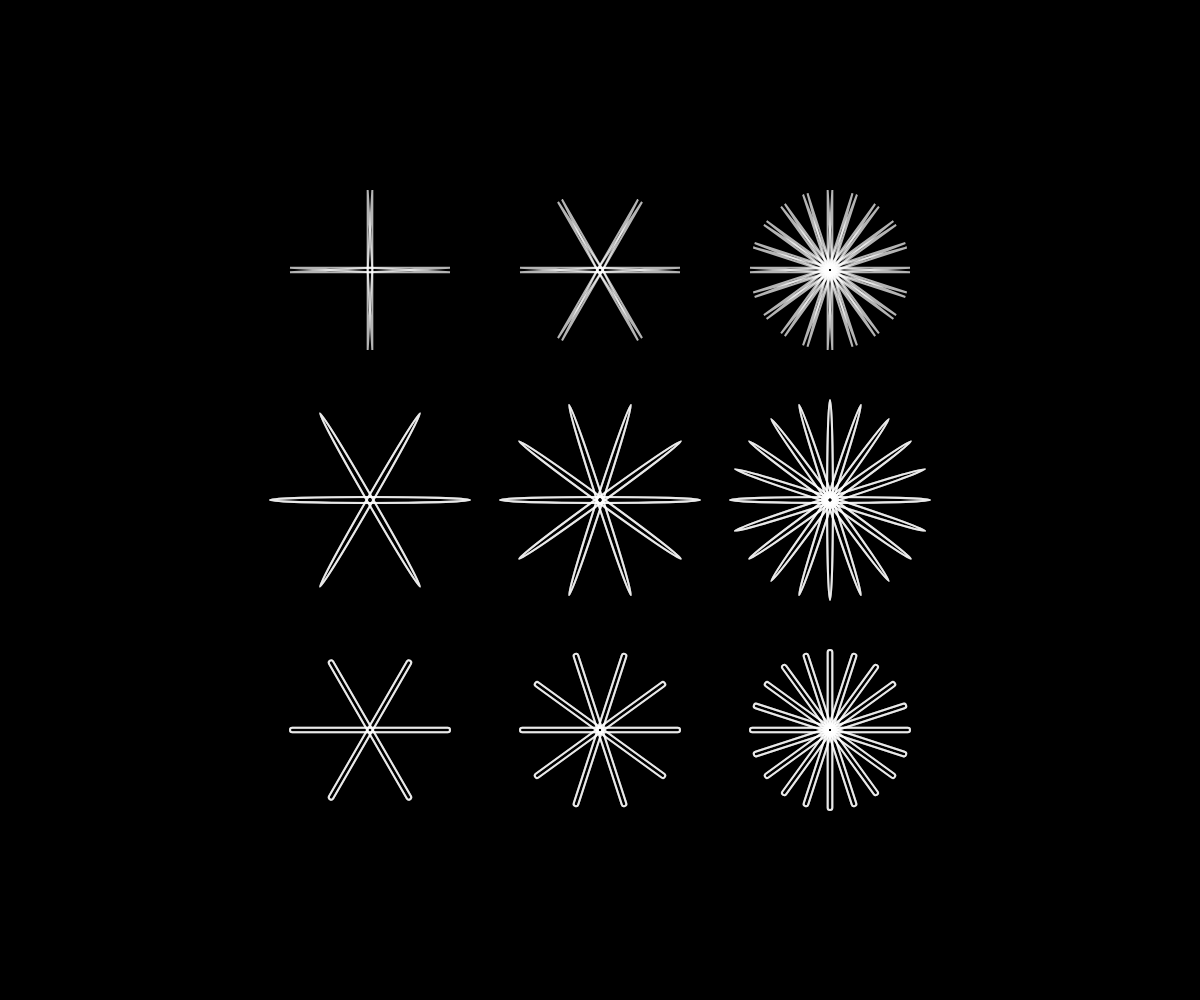
Frame 1 (no input)
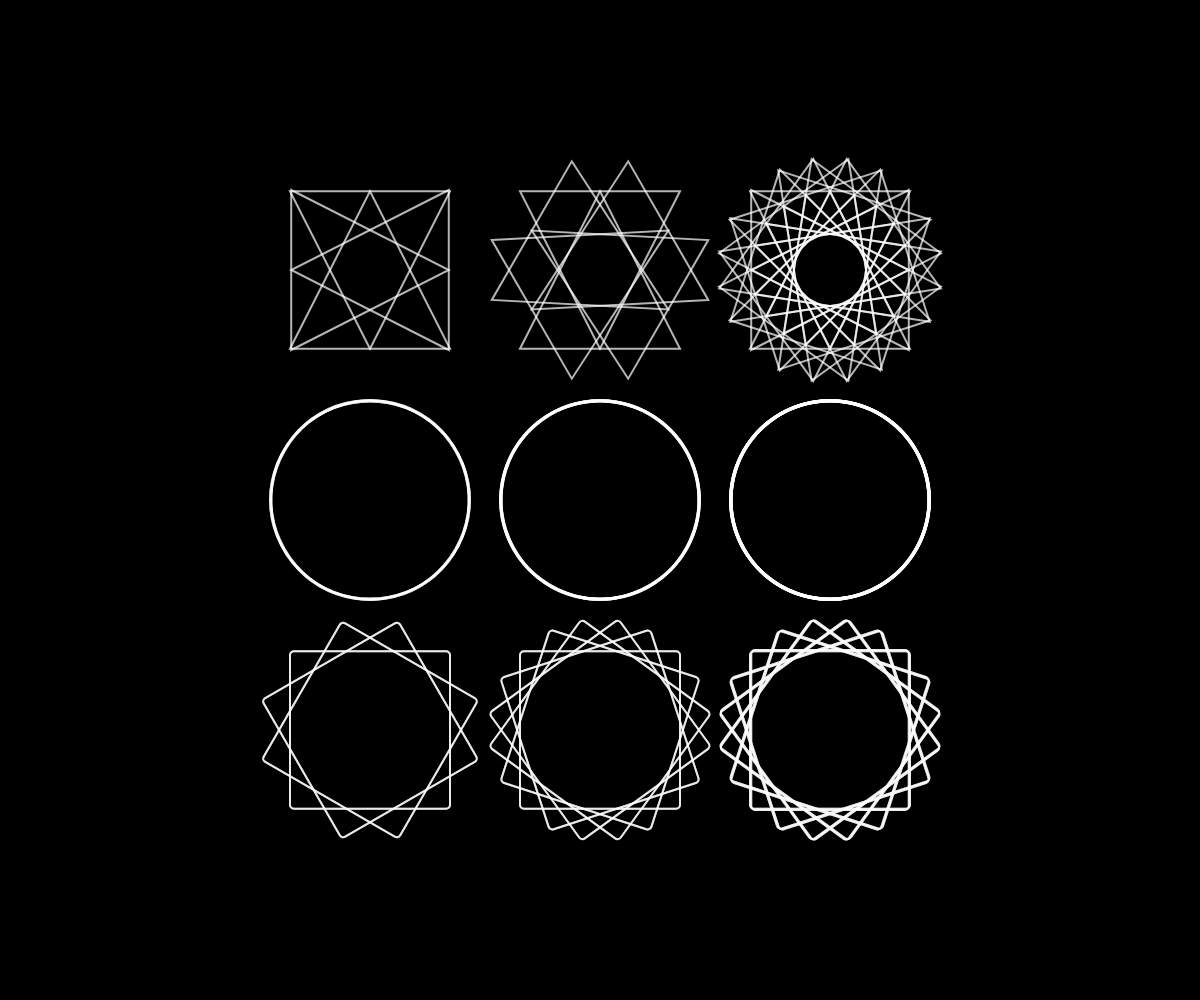
Frame 60 (no input)
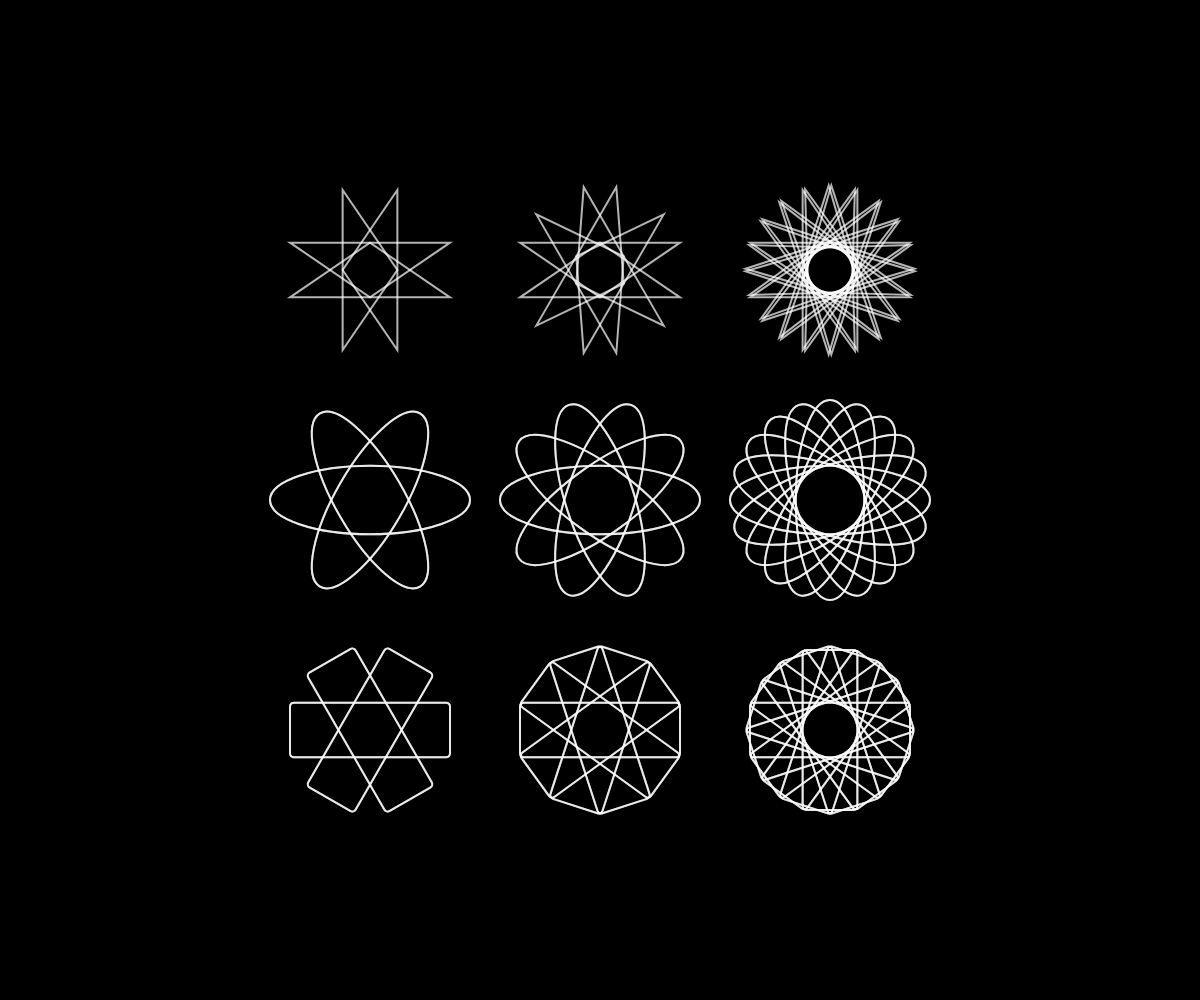
Frame 120 (the mouse pressed at the canvas centre since frame 60)

The p5.js sketch that drew these frames (run headless with seeded random() and noise() and a simulated clock; from frame 60 on, the mouse is pressed at the canvas centre):

// p5.js sketch
// ── sketch.js
let W, H, geom;
let angle = 0;
let speed = 10;
let siz = 200 //shape size
let gap = 30 // space between shapes

function setup() {
  W = windowWidth, H=windowHeight
  angleMode(DEGREES);
  rectMode(CENTER);
  createCanvas(W, H);
  geom = new Geom()
}

function draw() {
  background(0);
  translate(W/2, H/2)
  fill(0,0);
  stroke(255,180);
  strokeWeight(2);
  //-----
  //TOP ROW
  //shape left
  push();
  translate(-siz-gap,-siz-gap)
  for (let i = 0; i < 4; i++) {
    rotate(90);
    geom.displayTriangle(0, 0, siz*.8, sin(millis() / speed)*(siz*.8));
  }
  pop();
  //shape center
  push();
  translate(0,-siz-gap)
  for (let i = 0; i < 6; i++) {
    rotate(60);
    geom.displayTriangle(0, 0, siz*.8, sin(millis() / speed)*(siz*.8));
  }
  pop();
    //shape right
    push();
    translate(siz+gap,-siz-gap)
    for (let i = 0; i < 20; i++) {
      rotate(18);
      geom.displayTriangle(0, 0, siz*.8, sin(millis() / speed)*(siz*.8));
    }
    pop();
  //-----  
  //MIDDLE ROW
  //shape 1ft
  push();
  translate(-siz-gap,0)
  for (let i = 0; i < 6; i++) {
    rotate(60);
    geom.displayEllipse(0, 0, siz, sin(millis() / speed)*siz);
  }
  pop();
    //shape ctr
    push();
    translate(0,0)
    for (let i = 0; i < 10; i++) {
      rotate(36);
      geom.displayEllipse(0, 0, siz, sin(millis() / speed)*siz);
    }
    pop();
    //shape rt
    push();
    translate(siz+gap,0)
    for (let i = 0; i < 20; i++) {
      rotate(18);
      geom.displayEllipse(0, 0, siz, sin(millis() / speed)*siz);
    }
    pop();
  //-----
  //BOTTOM ROW
  //shape 1ft
  push();
  translate(-siz-gap,siz+gap)
  for (let i = 0; i < 6; i++) {
    rotate(60);
    geom.displayRect(0, 0, siz, sin(millis() / speed)*siz);
  }
  pop();
    //shape ctr
    push();
    translate(0,siz+gap)
    for (let i = 0; i < 10; i++) {
      rotate(36);
      geom.displayRect(0, 0, siz, sin(millis() / speed)*siz);
    }
    pop();
    //shape rt
    push();
    translate(siz+gap,siz+gap)
    for (let i = 0; i < 20; i++) {
      rotate(18);
      geom.displayRect(0, 0, siz, sin(millis() / speed)*siz);
    }
    pop();
}

class Geom {
  constructor() {
    this.x = 0;
    this.y = 0;
    this.w = W/4;
    this.h = H/5;
    this.angle = 0;
  }
  displayEllipse(gx, gy, gw, gh) {
    ellipse(gx,gy,gw,gh);    
  }
  displayTriangle(gx, gy, gw, gh) {
    triangle(gx-(gw/2),gy+(gh/2), gx,gy-(gh/2), gx+(gw/2),gy+(gh/2)); 
  }
  displayRect(gx, gy, gw, gh) {
    rect(gx,gy,gw*.8,gh*.8,4);    
  }

  //make a method for different types of motion? parameters for angles & width and one that gets replaced by sin(millis)
};
